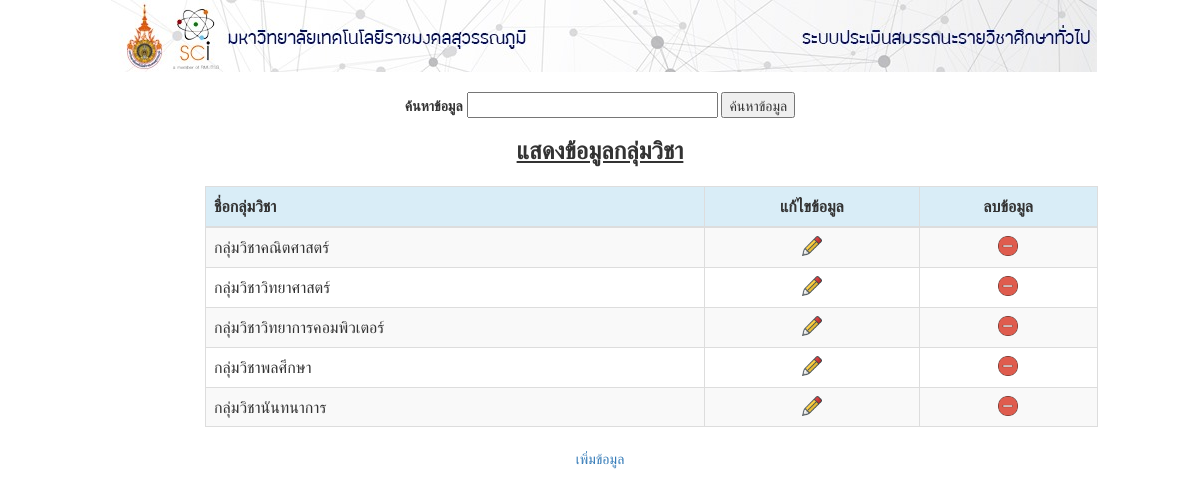
Screenshot of /select_group.php with the database file from the repository.
### tables this page shows
CREATE TABLE `group_sub` (
  `id_sub` int(60) NOT NULL,
  `name_sub` varchar(120) NOT NULL
);

### select_group.php (the view, shortened to what this page needs)
<center><img src="header.jpg"></center>
<form method="get" id="form" enctype="multipart/form-data" action="" >
<BR><strong><center>ค้นหาข้อมูล</strong>
	<input type="text" name="search" size="30" value="" autocomplete="off">
	<input type="submit" value="ค้นหาข้อมูล"></center>
</form>
<font size ="5" ><center><b><u>แสดงข้อมูลกลุ่มวิชา</b></u></center></font>
<?php
include_once('conn.php');
$search = isset($_GET['search']) ? $_GET['search']:'';
$conn= mysqli_connect("localhost","root","","its")
or die("Error: " . mysqli_error($conn));
mysqli_query($conn, "SET NAMES 'utf8' ");
	$page_rows = 15;
	$pagenum = 1;
	$limit = 'LIMIT ' .($pagenum - 1) * $page_rows .',' .$page_rows;
	$nquery=mysqli_query($conn,"SELECT * from  group_sub WHERE name_sub LIKE '%$search%' $limit");
?>
<!DOCTYPE html>
<html>
	<head>
		<link rel="stylesheet" href="https://maxcdn.bootstrapcdn.com/bootstrap/3.3.6/css/bootstrap.min.css"" rel="nofollow">
	</head>
	<body>
		<div" rel="nofollow">
			<div style="height: 20px;"></div>
			<div class="row">
				<div class="col-lg-2">
				</div>
				<div class="col-lg-9">
					<table width="80%" class="table table-striped table-bordered table-hover">
						<thead>
							<tr class="info" >
							<th>ชื่อกลุ่มวิชา</th>
							<th><center>แก้ไขข้อมูล</th>
							<th><center>ลบข้อมูล</th>
							</tr>
						</thead>
						<tbody>
							<?php
								while($crow = mysqli_fetch_array($nquery)){
							?>
							<tr>
								<td><?php echo $crow['name_sub']; ?></td>
								<td><center><?php echo "<a href='update_form_group.php?id_sub=".$crow['id_sub']."'><img src='edit.png' width='20px' height='20px'></a></td></a>"; ?></td>
								<td><center><?php echo "<a href='delete_group.php?id_sub=".$crow['id_sub']."' onclick='return confirm(\"คุณต้องการที่จะลบข้อมูลนี้หรือไม่ ?\")'><img src='delete.png' width='20px' height='20px'></a></td></a>"; ?></td>
							</tr>
							<?php
									}
							?>
						</tbody>
					</table>
				</div>
				<div class="col-lg-2">
				</div>
			</div>
	</body>
</html>
	<a href="insert_form_group.php"><center>เพิ่มข้อมูล</center></a>

### rows the page displays
group_sub: name_sub "กลุ่มวิชาคณิตศาสตร์"
group_sub: name_sub "กลุ่มวิชาวิทยาศาสตร์"
group_sub: name_sub "กลุ่มวิชาวิทยาการคอมพิวเตอร์"
group_sub: name_sub "กลุ่มวิชาพลศึกษา"
group_sub: name_sub "กลุ่มวิชานันทนาการ"
